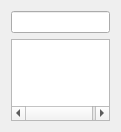
<?xml version="1.0" encoding="UTF-8"?>
<ui version="4.0">
 <class>mvd::ApplicationsToolBox</class>
 <widget class="QWidget" name="mvd::ApplicationsToolBox">
  <property name="geometry">
   <rect>
    <x>0</x>
    <y>0</y>
    <width>121</width>
    <height>132</height>
   </rect>
  </property>
  <property name="windowTitle">
   <string>OTB Applications</string>
  </property>
  <layout class="QGridLayout" name="gridLayout">
   <item row="0" column="0">
    <widget class="QLineEdit" name="m_SearchLine"/>
   </item>
   <item row="1" column="0">
    <widget class="QTreeWidget" name="m_AlgorithmsTree">
     <property name="contextMenuPolicy">
      <enum>Qt::CustomContextMenu</enum>
     </property>
     <property name="headerHidden">
      <bool>true</bool>
     </property>
     <column>
      <property name="text">
       <string notr="true">1</string>
      </property>
     </column>
    </widget>
   </item>
  </layout>
 </widget>
 <resources/>
 <connections/>
</ui>
